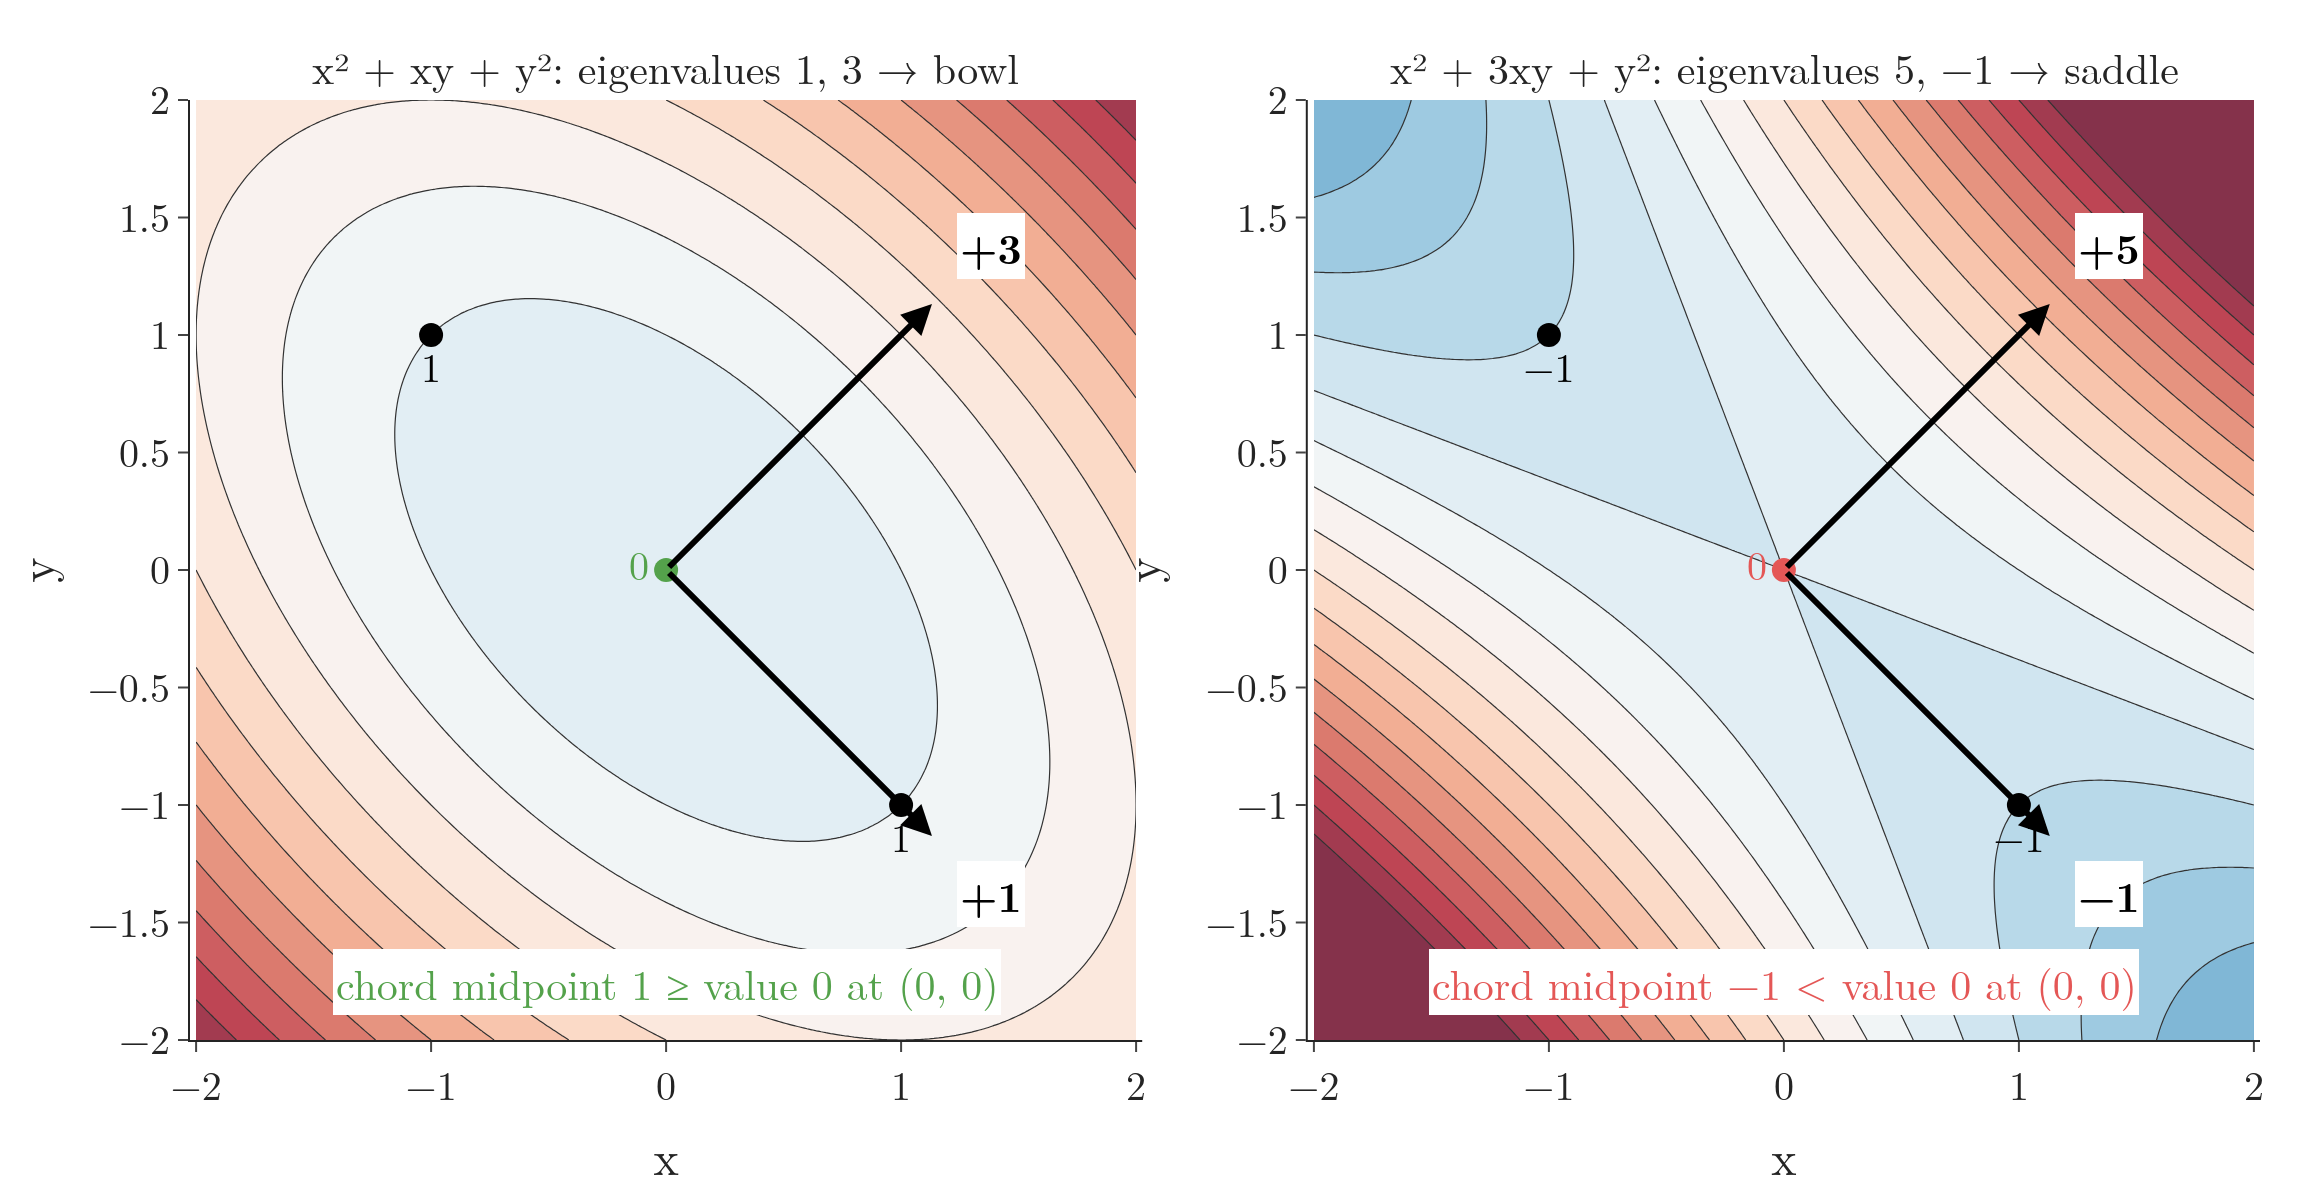

The Python source for this figure:
"""Second-order test on two quadratics (Plotly contour maps). Left: x^2 + xy + y^2, Hessian eigenvalues 1 and 3, both
positive: closed ellipses, a bowl. Right: x^2 + 3xy + y^2, eigenvalues 5 and -1: hyperbolas, a saddle. Arrows: the
eigenvector directions, labelled with the curvature along them. On the saddle, the chord from (1, -1) to (-1, 1) (both
value -1) has midpoint chord value -1, below the function's value 0 at (0, 0): not convex."""
from pathlib import Path

import numpy as np
import plotly.graph_objects as go
from plotly.subplots import make_subplots

HERE = Path(__file__).parent
BLUE, ORANGE, GREEN, RED, GREY = "#4C78A8", "#F58518", "#54A24B", "#E45756", "#6B6B6B"
funs = [(lambda x, y: x ** 2 + x * y + y ** 2, np.array([[2, 1], [1, 2]]), GREEN),
        (lambda x, y: x ** 2 + 3 * x * y + y ** 2, np.array([[2, 3], [3, 2]]), RED)]
assert np.allclose(np.linalg.eigvalsh(funs[0][1]), [1, 3]) and np.allclose(np.linalg.eigvalsh(funs[1][1]), [-1, 5])
assert funs[0][0](1, -1) == 1 and funs[1][0](1, -1) == funs[1][0](-1, 1) == -1 and funs[1][0](0, 0) == 0

g = np.linspace(-2, 2, 201)
X, Y = np.meshgrid(g, g)
fig = make_subplots(rows=1, cols=2, horizontal_spacing=0.08,
                    subplot_titles=("x² + xy + y²: eigenvalues 1, 3 → bowl", "x² + 3xy + y²: eigenvalues 5, −1 → saddle"))
for c, (f, H, col) in enumerate(funs, start=1):
    fig.add_trace(go.Contour(x=g, y=g, z=f(X, Y), colorscale="RdBu", reversescale=True, zmid=0, showscale=False,
                             contours=dict(start=-8, end=12, size=1), line=dict(width=0.6), opacity=0.8), 1, c)
    vals, vecs = np.linalg.eigh(H)
    for lam, v in zip(vals, vecs.T):
        v = v * np.sign(v[0] + 1e-9) * 1.6
        fig.add_annotation(x=v[0], y=v[1], ax=0, ay=0, axref=f"x{c}", ayref=f"y{c}", xref=f"x{c}", yref=f"y{c}",
                           showarrow=True, arrowhead=2, arrowwidth=3, arrowcolor="black", text="")
        fig.add_annotation(x=1.22 * v[0], y=1.22 * v[1], xref=f"x{c}", yref=f"y{c}", showarrow=False, bgcolor="white",
                           text=f"<b>{'+' if lam > 0 else '−'}{abs(lam):g}</b>", font=dict(size=22, color="black"))
    end = f(1, -1)
    fig.add_trace(go.Scatter(x=[1, -1], y=[-1, 1], mode="markers+text", text=[f"{end:g}".replace("-", "−")] * 2,
                             textposition="bottom center", textfont=dict(size=20, color="black"),
                             marker=dict(size=12, color="black")), 1, c)
    fig.add_trace(go.Scatter(x=[0], y=[0], mode="markers+text", text=["0"], textposition="middle left",
                             textfont=dict(size=20, color=col), marker=dict(size=12, color=col)), 1, c)
fig.add_annotation(x=0, y=-1.75, text="chord midpoint −1 < value 0 at (0, 0)", showarrow=False, bgcolor="white",
                   font=dict(color=RED, size=20), xref="x2", yref="y2")
fig.add_annotation(x=0, y=-1.75, text="chord midpoint 1 ≥ value 0 at (0, 0)", showarrow=False, bgcolor="white",
                   font=dict(color=GREEN, size=20), xref="x1", yref="y1")
fig.update_xaxes(title_text="x", range=[-2, 2])
fig.update_yaxes(title_text="y", range=[-2, 2])
fig.update_yaxes(scaleanchor="x", row=1, col=1)
fig.update_yaxes(scaleanchor="x2", row=1, col=2)
fig.update_layout(template="simple_white", width=1150, height=600, showlegend=False,
                  font=dict(family="Latin Modern Roman", size=20), margin=dict(l=60, r=20, t=50, b=60))
fig.update_annotations(font_size=21)
fig.write_image(HERE / "hessian_bowl_saddle.png", scale=2)
fig.write_image(HERE / "hessian_bowl_saddle.pdf")
